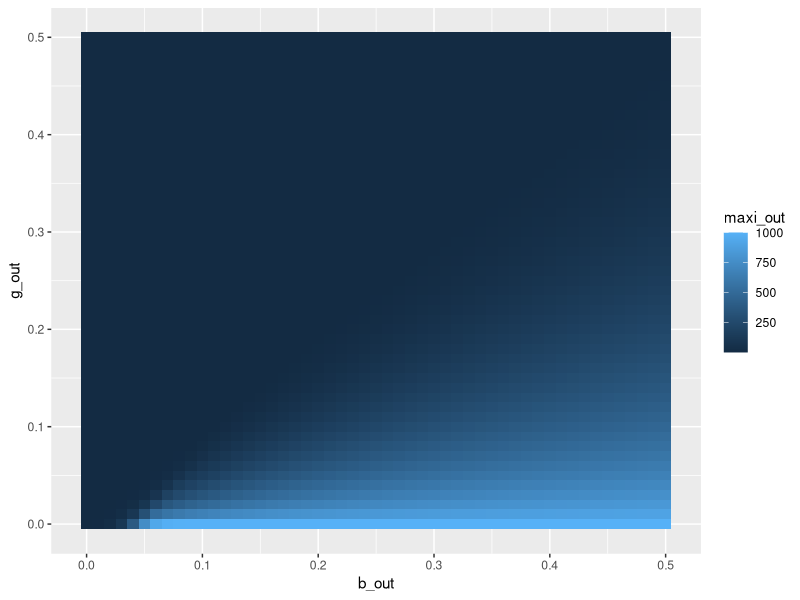

R code for this plot:
## ---- chunk 1


install.packages("deSolve")
library(deSolve)

############################################################
# FUNCTION: run_sir_model
# PURPOSE: Solve deterministic SIR model with deSolve
# INPUTS:
#   beta, gamma : transmission & recovery rates
#   N           : total population
#   S0, I0, R0  : initial conditions
#   t_start     : start time
#   t_end       : end time
#   dt          : timestep
# OUTPUT:
#   data.frame with columns: time, S, I, R
############################################################

run_sir_model <- function(
  beta    = 0.1,
  gamma   = 0.1,
  N       = 1000,
  S0      = 999,
  I0      = 1,
  R0      = 0,
  t_start = 0,
  t_end   = 160,
  dt      = 1
) {

  init  <- c(S = S0, I = I0, R = R0)
  times <- seq(t_start, t_end, by = dt)

  sir_equations <- function(time, state, parameters) {
    with(as.list(c(state, parameters)), {
      dS <- -beta * S * I / N
      dI <-  beta * S * I / N - gamma * I
      dR <-  gamma * I
      list(c(dS, dI, dR))
    })
  }

  out <- ode(
    y     = init,
    times = times,
    func  = sir_equations,
    parms = c(beta = beta, gamma = gamma, N = N)
  )

  as.data.frame(out)
}

run<- run_sir_model
############################## BETA AND GAMMA FOR LOOP FUNCTION ######################





b_g_I <- function(beta=seq(0,0.5,by=0.01), gamma=seq(0,0.5,by=0.01)){

  # row indexing variable
  counter <- 1

  # create storage dataframe
  dfLength <- length(beta)*length(gamma) # how long is DF
  b_out <- rep(NA, dfLength)
  g_out <- rep(NA, dfLength)
  maxi_out <- rep(NA, dfLength)

  # turn vecs into df
  storageDF <- data.frame(b_out, g_out, maxi_out)


  # enter our loops
  for (i in seq_along(beta)){ # rows
    for (j in seq_along(gamma)){ # cols

      # run sir model
      tmp_df <- run_sir_model(beta = beta[i], gamma = gamma[j])

      # store max i in dataframe
      storageDF$maxi_out[counter] <- max(tmp_df$I)
      storageDF$b_out[counter] <- beta[i] # value for b stored
      storageDF$g_out[counter] <- gamma[j] # value for g stored

      counter <- counter + 1 # increase counter
    }
  }
  return(storageDF)
}

max_i<-b_g_I()


## ---- chunk 2
library(ggplot2)

plot_maxi<- function(data= max_i){
  heatmap_plot <- max_i

  heatmap_plot <- ggplot(data = max_i, aes(x = b_out, y = g_out, fill= maxi_out)) + 
    geom_tile() #scatter plot, data defined, x and y labels

  return(heatmap_plot)

}

plot_maxi() #print heat map the heat map
